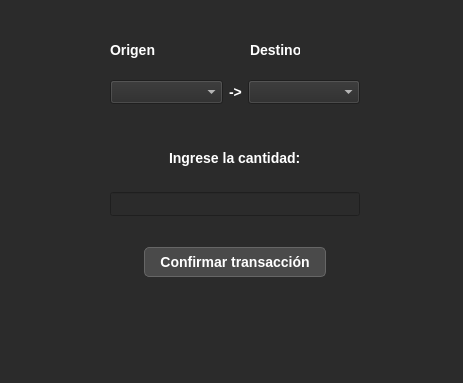
<?xml version="1.0" encoding="UTF-8"?>
<ui version="4.0">
 <class>DialogBuySell</class>
 <widget class="QDialog" name="DialogBuySell">
  <property name="geometry">
   <rect>
    <x>0</x>
    <y>0</y>
    <width>463</width>
    <height>383</height>
   </rect>
  </property>
  <property name="windowTitle">
   <string>Comprar o vender</string>
  </property>
  <property name="styleSheet">
   <string notr="true">QWidget {
    background-color: #2b2b2b; /* gris oscuro */
    color: #ffffff; /* texto por defecto */
    font-family: &quot;Segoe UI&quot;, Arial, sans-serif;
    font-size: 14px;
}</string>
  </property>
  <widget class="QWidget" name="verticalLayoutWidget">
   <property name="geometry">
    <rect>
     <x>110</x>
     <y>60</y>
     <width>250</width>
     <height>238</height>
    </rect>
   </property>
   <layout class="QVBoxLayout" name="verticalLayout_2">
    <item>
     <layout class="QHBoxLayout" name="horizontalLayout">
      <item>
       <widget class="QComboBox" name="cbSelectCurrencyOrigin"/>
      </item>
      <item>
       <widget class="QLabel" name="lblSelectCurrency_2">
        <property name="sizePolicy">
         <sizepolicy hsizetype="Fixed" vsizetype="Fixed">
          <horstretch>0</horstretch>
          <verstretch>0</verstretch>
         </sizepolicy>
        </property>
        <property name="font">
         <font>
          <family>Segoe UI</family>
          <pointsize>-1</pointsize>
          <bold>true</bold>
         </font>
        </property>
        <property name="text">
         <string>-&gt;</string>
        </property>
       </widget>
      </item>
      <item>
       <widget class="QComboBox" name="cbSelectCurrencyDestination"/>
      </item>
     </layout>
    </item>
    <item>
     <spacer name="verticalSpacer_3">
      <property name="orientation">
       <enum>Qt::Vertical</enum>
      </property>
      <property name="sizeType">
       <enum>QSizePolicy::Fixed</enum>
      </property>
      <property name="sizeHint" stdset="0">
       <size>
        <width>20</width>
        <height>20</height>
       </size>
      </property>
     </spacer>
    </item>
    <item>
     <layout class="QHBoxLayout" name="horizontalLayout_2">
      <item>
       <widget class="QLabel" name="lblInsertAmount">
        <property name="sizePolicy">
         <sizepolicy hsizetype="Fixed" vsizetype="Fixed">
          <horstretch>0</horstretch>
          <verstretch>0</verstretch>
         </sizepolicy>
        </property>
        <property name="font">
         <font>
          <family>Segoe UI</family>
          <pointsize>-1</pointsize>
          <bold>true</bold>
         </font>
        </property>
        <property name="text">
         <string>Ingrese la cantidad:</string>
        </property>
       </widget>
      </item>
     </layout>
    </item>
    <item>
     <widget class="QLineEdit" name="txtBuySellAmount"/>
    </item>
    <item>
     <spacer name="verticalSpacer_4">
      <property name="orientation">
       <enum>Qt::Vertical</enum>
      </property>
      <property name="sizeType">
       <enum>QSizePolicy::Fixed</enum>
      </property>
      <property name="sizeHint" stdset="0">
       <size>
        <width>20</width>
        <height>5</height>
       </size>
      </property>
     </spacer>
    </item>
    <item>
     <layout class="QHBoxLayout" name="horizontalLayout_4">
      <item>
       <widget class="QPushButton" name="btnConfirmTransaction">
        <property name="sizePolicy">
         <sizepolicy hsizetype="Fixed" vsizetype="Fixed">
          <horstretch>0</horstretch>
          <verstretch>0</verstretch>
         </sizepolicy>
        </property>
        <property name="styleSheet">
         <string notr="true">QPushButton {
    background-color: #4a4a4a; /* gris medio */
    color: #ffffff;
    border: 1px solid #666666;
    border-radius: 5px;
    padding: 6px 15px;
    font-weight: bold;
}

QPushButton:hover {
    background-color: #5a5a5a;
    border: 1px solid #777777;
}

QPushButton:pressed {
    background-color: #3a3a3a;
    border: 1px solid #555555;
}</string>
        </property>
        <property name="text">
         <string>Confirmar transacción</string>
        </property>
       </widget>
      </item>
     </layout>
    </item>
   </layout>
  </widget>
  <widget class="QLabel" name="labelStatusBuySell">
   <property name="enabled">
    <bool>true</bool>
   </property>
   <property name="geometry">
    <rect>
     <x>110</x>
     <y>290</y>
     <width>251</width>
     <height>61</height>
    </rect>
   </property>
   <property name="sizePolicy">
    <sizepolicy hsizetype="Fixed" vsizetype="Fixed">
     <horstretch>10</horstretch>
     <verstretch>10</verstretch>
    </sizepolicy>
   </property>
   <property name="styleSheet">
    <string notr="true">QLabel {
    color: #ff4d4d;           /* rojo fuerte */
    font-weight: bold;
    font-size: 14px;
}
</string>
   </property>
   <property name="text">
    <string/>
   </property>
   <property name="alignment">
    <set>Qt::AlignCenter</set>
   </property>
   <property name="wordWrap">
    <bool>true</bool>
   </property>
  </widget>
  <widget class="QLabel" name="lblBuySell_2">
   <property name="geometry">
    <rect>
     <x>110</x>
     <y>40</y>
     <width>46</width>
     <height>19</height>
    </rect>
   </property>
   <property name="sizePolicy">
    <sizepolicy hsizetype="Fixed" vsizetype="Fixed">
     <horstretch>0</horstretch>
     <verstretch>0</verstretch>
    </sizepolicy>
   </property>
   <property name="font">
    <font>
     <family>Segoe UI</family>
     <pointsize>-1</pointsize>
     <bold>true</bold>
    </font>
   </property>
   <property name="text">
    <string>Origen</string>
   </property>
  </widget>
  <widget class="QLabel" name="lblBuySell">
   <property name="geometry">
    <rect>
     <x>250</x>
     <y>40</y>
     <width>50</width>
     <height>19</height>
    </rect>
   </property>
   <property name="sizePolicy">
    <sizepolicy hsizetype="Fixed" vsizetype="Fixed">
     <horstretch>0</horstretch>
     <verstretch>0</verstretch>
    </sizepolicy>
   </property>
   <property name="font">
    <font>
     <family>Segoe UI</family>
     <pointsize>-1</pointsize>
     <bold>true</bold>
    </font>
   </property>
   <property name="text">
    <string>Destino</string>
   </property>
  </widget>
 </widget>
 <resources/>
 <connections/>
</ui>
